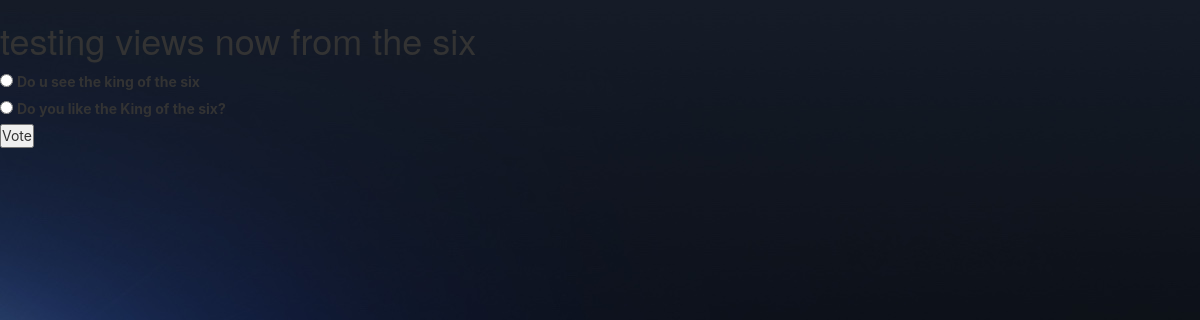
The app's page /polls/5/ with its own data.
### polls/models.py (models this page shows, shortened)
class Question(models.Model):
	question_text = models.CharField(max_length=200)
	pub_date = models.DateTimeField('date published')

class Choice(models.Model):
	question = models.ForeignKey(Question, on_delete=models.CASCADE)
	choice_text = models.CharField(max_length=200)
	votes = models.IntegerField(default=0)

### polls/views.py (the view)
# urls.py: path('<int:pk>/', views.DetailView.as_view(), name='detail'),
class DetailView(generic.DetailView):
	model = Question
	template = 'polls/detail.html'

### polls/templates/polls/question_detail.html (shortened to what this page needs)
<body>
	<link rel="stylesheet" type="text/css" href="../../static/polls/style.css" />
	<link rel="stylesheet" type="text/css" href="../../static/polls/bootstrap.css" />
	<h1>{{ question.question_text }}</h1>
	<form class="form-inline" action="{% url 'polls:vote' question.id %}" method="post">
		{% csrf_token %} {% for choice in question.choice_set.all %}
		<input type="radio" name="choice" id="choice{{ forloop.counter }}" value="{{ choice.id }}" />
		<label for="choice{{ forloop.counter }}">{{ choice.choice_text }}</label>
		<br /> {% endfor %}
		<input type="submit" value="Vote" />
	</form>
</body>

### polls/static/polls/style.css (style rules this page uses)
* { margin: 0; padding: 0; font-family: -apple-system, BlinkMacSystemFont, 'Segoe UI', Roboto, Oxygen, Ubuntu, Cantarell, 'Open Sans', 'Helvetica Neue', sans-serif; box-sizing: border-box; -moz-box-sizing: border-box; -o-box-sizing: border-box; -ms-box-sizing: border-box; -webkit-box-sizing: border-box; }
h1 { color: snow; }

### polls/templates/polls/question_detail.html (style rules this page uses)
body { background-image: url('../../static/polls/images/space.jpg') }

### records on screen
Question: question_text "testing views now from the six"
Choice: choice_text "Do u see the king of the six"
Choice: choice_text "Do you like the King of the six?"
